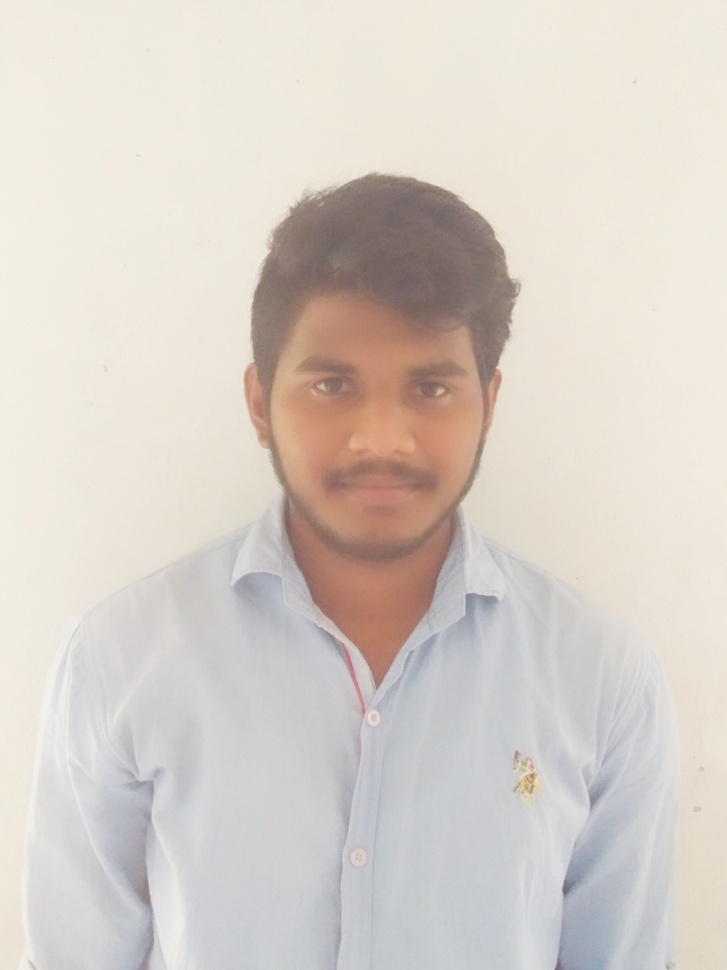
#> input picture images/vasanth_test.jpg, 727 x 970 px, shrunk from 1170 x 1560 before the run
$ jupyter execute Untitled.ipynb
#> lines starting #> are read from the running program, lines starting #| are printed output that depends on the picture
[cell 1]
import cv2

[cell 2]
img1 = cv2.imread("images/vasanth_test.jpg", 1)
#> img1 is the input picture: shape (970, 727, 3); mean B, G, R 200.2, 207.7, 215.6
img1.shape
#> Out = (970, 727, 3)

[cell 3]
#cropped_img = img1.crop((w//2 - 50//2, h//2 - 50//2, w//2 + 50//2, h//2 + 50//2))
# cropped_img.shape

[cell 4]
img1 = img1[0:96, 0:96]
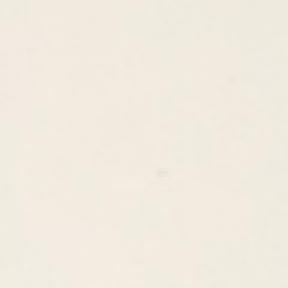
#> img1: shape (96, 96, 3) (shown 3 times larger); mean B, G, R 223.7, 235.5, 240.9
cv2.imshow("cropped", img1)
cv2.waitKey(0)
